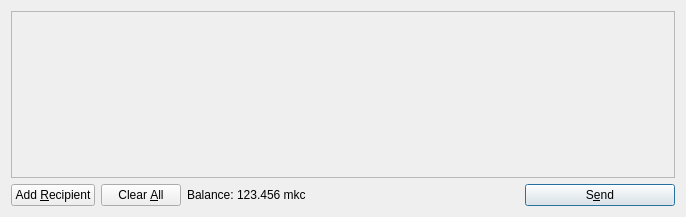
<?xml version="1.0" encoding="UTF-8"?>
<ui version="4.0">
 <class>SendCoinsDialog</class>
 <widget class="QDialog" name="SendCoinsDialog">
  <property name="geometry">
   <rect>
    <x>0</x>
    <y>0</y>
    <width>686</width>
    <height>217</height>
   </rect>
  </property>
  <property name="windowTitle">
   <string>Send Coins</string>
  </property>
  <layout class="QVBoxLayout" name="verticalLayout">
   <item>
    <widget class="QScrollArea" name="scrollArea">
     <property name="widgetResizable">
      <bool>true</bool>
     </property>
     <widget class="QWidget" name="scrollAreaWidgetContents">
      <property name="geometry">
       <rect>
        <x>0</x>
        <y>0</y>
        <width>666</width>
        <height>165</height>
       </rect>
      </property>
      <layout class="QVBoxLayout" name="verticalLayout_2">
       <property name="margin">
        <number>0</number>
       </property>
       <item>
        <layout class="QVBoxLayout" name="entries">
         <property name="spacing">
          <number>6</number>
         </property>
        </layout>
       </item>
       <item>
        <spacer name="verticalSpacer">
         <property name="orientation">
          <enum>Qt::Vertical</enum>
         </property>
         <property name="sizeHint" stdset="0">
          <size>
           <width>20</width>
           <height>40</height>
          </size>
         </property>
        </spacer>
       </item>
      </layout>
     </widget>
    </widget>
   </item>
   <item>
    <layout class="QHBoxLayout" name="horizontalLayout">
     <item>
      <widget class="QPushButton" name="addButton">
       <property name="toolTip">
        <string>Send to multiple recipients at once</string>
       </property>
       <property name="text">
        <string>Add &amp;Recipient</string>
       </property>
       <property name="icon">
        <iconset resource="../bitcoin.qrc">
         <normaloff>:/icons/add</normaloff>:/icons/add</iconset>
       </property>
       <property name="autoDefault">
        <bool>false</bool>
       </property>
      </widget>
     </item>
     <item>
      <widget class="QPushButton" name="clearButton">
       <property name="sizePolicy">
        <sizepolicy hsizetype="Minimum" vsizetype="Fixed">
         <horstretch>0</horstretch>
         <verstretch>0</verstretch>
        </sizepolicy>
       </property>
       <property name="toolTip">
        <string>Remove all transaction fields</string>
       </property>
       <property name="text">
        <string>Clear &amp;All</string>
       </property>
       <property name="icon">
        <iconset resource="../bitcoin.qrc">
         <normaloff>:/icons/remove</normaloff>:/icons/remove</iconset>
       </property>
       <property name="autoRepeatDelay">
        <number>300</number>
       </property>
       <property name="autoDefault">
        <bool>false</bool>
       </property>
      </widget>
     </item>
     <item>
      <layout class="QHBoxLayout" name="horizontalLayout_2">
       <property name="spacing">
        <number>3</number>
       </property>
       <item>
        <widget class="QLabel" name="label">
         <property name="text">
          <string>Balance:</string>
         </property>
        </widget>
       </item>
       <item>
        <widget class="QLabel" name="labelBalance">
         <property name="cursor">
          <cursorShape>IBeamCursor</cursorShape>
         </property>
         <property name="text">
          <string>123.456 mkc</string>
         </property>
         <property name="textInteractionFlags">
          <set>Qt::LinksAccessibleByMouse|Qt::TextSelectableByKeyboard|Qt::TextSelectableByMouse</set>
         </property>
        </widget>
       </item>
      </layout>
     </item>
     <item>
      <spacer name="horizontalSpacer">
       <property name="orientation">
        <enum>Qt::Horizontal</enum>
       </property>
       <property name="sizeHint" stdset="0">
        <size>
         <width>40</width>
         <height>20</height>
        </size>
       </property>
      </spacer>
     </item>
     <item>
      <widget class="QPushButton" name="sendButton">
       <property name="minimumSize">
        <size>
         <width>150</width>
         <height>0</height>
        </size>
       </property>
       <property name="toolTip">
        <string>Confirm the send action</string>
       </property>
       <property name="text">
        <string>S&amp;end</string>
       </property>
       <property name="icon">
        <iconset resource="../bitcoin.qrc">
         <normaloff>:/icons/send</normaloff>:/icons/send</iconset>
       </property>
       <property name="default">
        <bool>true</bool>
       </property>
      </widget>
     </item>
    </layout>
   </item>
  </layout>
 </widget>
 <resources>
  <include location="../bitcoin.qrc"/>
 </resources>
 <connections/>
</ui>
